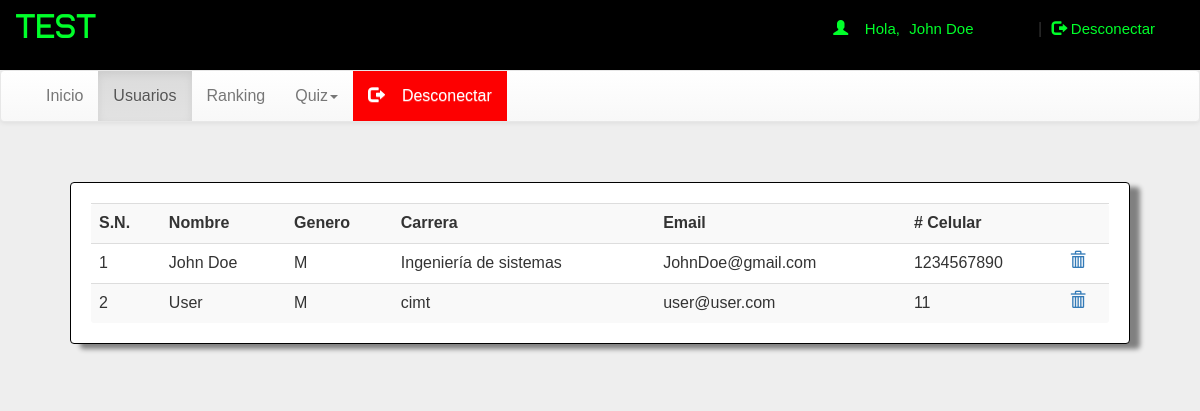
Screenshot of /dash.php?q=1 (signed in) with the database file from the repository.
### tables this page shows
CREATE TABLE `user` (
  `name` varchar(50) NOT NULL,
  `gender` varchar(5) NOT NULL,
  `college` varchar(100) NOT NULL,
  `email` varchar(50) NOT NULL,
  `mob` bigint(20) NOT NULL,
  `password` varchar(50) NOT NULL
);

### dash.php (the view, shortened to what this page needs)
<!DOCTYPE html PUBLIC "-//W3C//DTD XHTML 1.0 Transitional//EN" "http://www.w3.org/TR/xhtml1/DTD/xhtml1-transitional.dtd">
<html xmlns="http://www.w3.org/1999/xhtml">
<head>
<link  rel="stylesheet" href="css/bootstrap.min.css"/>
 <link  rel="stylesheet" href="css/bootstrap-theme.min.css"/>
 <link rel="stylesheet" href="css/main.css">
 <link  rel="stylesheet" href="css/font.css">
</head>
<body  style="background:#eee;">
<div class="header">
<div class="row">
<div class="col-lg-6">
<span class="logo">TEST</span></div>
<?php
 include_once 'dbConnection.php';
  if(!(isset($_SESSION['email']))){
header("location:index.php");
}
else
{
$name = $_SESSION['name'];;
echo '<span class="pull-right top title1" ><span class="log1"><span class="glyphicon glyphicon-user" aria-hidden="true"></span>&nbsp;&nbsp;&nbsp;&nbsp;Hola,</span> <a href="account.php" class="log log1">'.$name.'</a>&nbsp;|&nbsp;<a href="logout.php?q=account.php" class="log"><span class="glyphicon glyphicon-log-out" aria-hidden="true"></span>&nbsp;Desconectar</button></a></span>';
}?>
</div></div>
<nav class="navbar navbar-default title1">
  <div class="container-fluid">
    <div class="collapse navbar-collapse" id="bs-example-navbar-collapse-1">
      <ul class="nav navbar-nav">
        <li <?php if(@$_GET['q']==0) echo'class="active"'; ?>><a href="dash.php?q=0">Inicio<span class="sr-only">(current)</span></a></li>
        <li <?php if(@$_GET['q']==1) echo'class="active"'; ?>><a href="dash.php?q=1">Usuarios</a></li>
		<li <?php if(@$_GET['q']==2) echo'class="active"'; ?>><a href="dash.php?q=2">Ranking</a></li>
        <li class="dropdown <?php if(@$_GET['q']==4 || @$_GET['q']==5) echo'active"'; ?>">
          <a href="#" class="dropdown-toggle" data-toggle="dropdown" role="button" aria-haspopup="true" aria-expanded="false">Quiz<span class="caret"></span></a>
        </li><li class="pull-right"> <a style="background-color:rgb(253, 0, 1); color:white;" href="logout.php?q=account.php"><span class="glyphicon glyphicon-log-out" aria-hidden="true"></span>&nbsp;&nbsp;&nbsp;&nbsp;Desconectar</a></li>
      </ul>
          </div>
  </div>
</nav>
<div class="container">
<div class="row">
<div class="col-md-12">
<?php if(@$_GET['q']==1) {
$result = mysqli_query($con,"SELECT * FROM user") or die('Error');
echo  '<div class="panel"><div class="table-responsive"><table class="table table-striped title1">
<tr><td><b>S.N.</b></td><td><b>Nombre</b></td><td><b>Genero</b></td><td><b>Carrera</b></td><td><b>Email</b></td><td><b># Celular</b></td><td></td></tr>';
$c=1;
while($row = mysqli_fetch_array($result)) {
	$name = $row['name'];
	$mob = $row['mob'];
	$gender = $row['gender'];
    $email = $row['email'];
	$college = $row['college'];
	echo '<tr><td>'.$c++.'</td><td>'.$name.'</td><td>'.$gender.'</td><td>'.$college.'</td><td>'.$email.'</td><td>'.$mob.'</td>
	<td><a title="Delete User" href="update.php?demail='.$email.'"><b><span class="glyphicon glyphicon-trash" aria-hidden="true"></span></b></a></td></tr>';
}
echo '</table></div></div>';
}?>
</div>
</div></div>
</body>
</html>

### css/main.css (style rules this page uses)
body { overflow-x:hidden; width:100%; font: 15px "Century Gothic", "Times Roman", sans-serif; background:#eee; min-height:550px; background-attachment:fixed; }
.panel { border-color: black; margin:40px; box-shadow: 10px 5px 5px grey; padding:20px; font: 15px "Century Gothic", "Times Roman", sans-serif; }
.header { background: black; height:70px; }
.logo { font-family:'typo'; font-size:35px; color:rgb(0, 255, 42);; margin:15px; }
.title1 { font: 16px "Century Gothic", "Times Roman", sans-serif; }
.top { margin-top:20px; }
.log1 { font: 15px 'Ubuntu', sans-serif; color:rgb(0, 255, 42); margin-left:10px; }
.log { margin:10px; margin-right:60px; margin-left:5px; color:rgb(0, 255, 42); text-decoration:none; font-size:20px; font-size:15px; }

### rows the page displays
user: name "John Doe", gender "M", college "Ingeniería de sistemas", email "JohnDoe@gmail.com", mob "1234567890"
user: name "User", gender "M", college "cimt", email "user@user.com", mob "11"

### other values shown
$name "John Doe"
